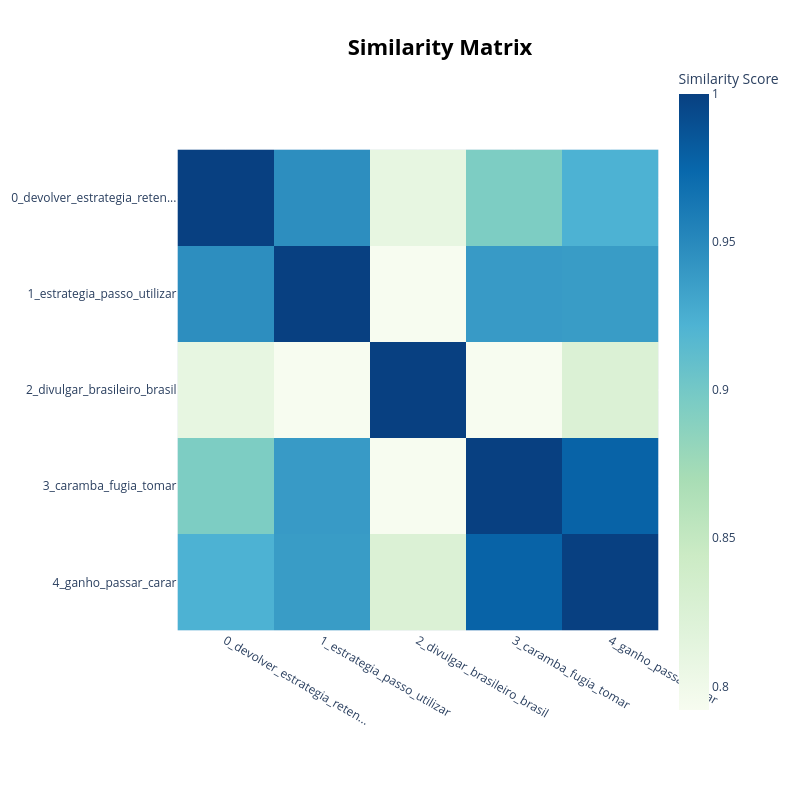

Write notebook code for a chart like this one.
### Code cell
# Gera o heatmap de similaridade
fig_heatmap = loaded_model.visualize_heatmap()
fig_heatmap.show()

### Figure 1 — Plotly figure (JSON) as saved in the notebook; plotly's stock layout.template omitted (floating-point values rounded to 4 significant figures)
{"data": [{"coloraxis": "coloraxis", "hovertemplate": "x: %{x}<br>y: %{y}<br>Similarity Score: %{z}<extra></extra>", "name": "0", "type": "heatmap", "x": ["0_devolver_estrategia_reten...", "1_estrategia_passo_utilizar", "2_divulgar_brasileiro_brasil", "3_caramba_fugia_tomar", "4_ganho_passar_carar"], "xaxis": "x", "y": ["0_devolver_estrategia_reten...", "1_estrategia_passo_utilizar", "2_divulgar_brasileiro_brasil", "3_caramba_fugia_tomar", "4_ganho_passar_carar"], "yaxis": "y", "z": [[1.0, 0.9466, 0.8101, 0.8948, 0.9225], [0.9466, 1.0, 0.7922, 0.9383, 0.9375], [0.8101, 0.7922, 1.0, 0.792, 0.8249], [0.8948, 0.9383, 0.792, 1.0, 0.9772], [0.9225, 0.9375, 0.8249, 0.9772, 1.0]]}], "layout": {"coloraxis": {"colorbar": {"title": {"text": "Similarity Score"}}, "colorscale": [[0, "rgb(247,252,240)"], [0.125, "rgb(224,243,219)"], [0.25, "rgb(204,235,197)"], [0.375, "rgb(168,221,181)"], [0.5, "rgb(123,204,196)"], [0.625, "rgb(78,179,211)"], [0.75, "rgb(43,140,190)"], [0.875, "rgb(8,104,172)"], [1, "rgb(8,64,129)"]]}, "height": 800, "hoverlabel": {"bgcolor": "white", "font": {"family": "Rockwell", "size": 16}}, "legend": {"title": {"text": "Trend"}}, "margin": {"t": 60}, "showlegend": true, "title": {"font": {"color": "Black", "size": 22}, "text": "<b>Similarity Matrix</b>", "x": 0.55, "xanchor": "center", "y": 0.95, "yanchor": "top"}, "width": 800, "xaxis": {"anchor": "y", "constrain": "domain", "domain": [0, 1], "scaleanchor": "y"}, "yaxis": {"anchor": "x", "autorange": "reversed", "constrain": "domain", "domain": [0, 1]}}}
